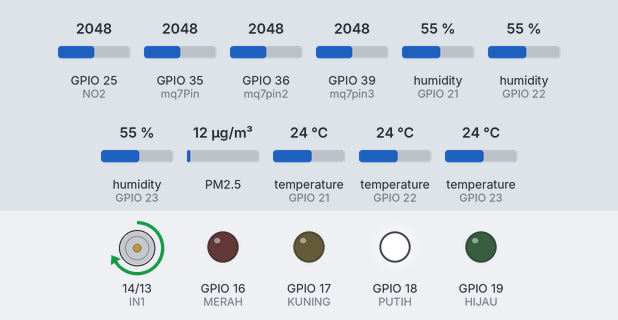
A sketch run on a simulated ESP32. On the bench: motor-driver pin pairs drawn as motors (green arrow = first pin HIGH = forward, orange = second pin HIGH = backward, longer = more drive, scaled by the enable pin), output pins drawn as LEDs (lit = HIGH). The inputs (shaded band) are chosen by the test bench; at power-on: PM2.5 12 µg/m³, GPIO 25 (NO2) = 2048, GPIO 35 (mq7Pin) = 2048, GPIO 36 (mq7pin2) = 2048, GPIO 39 (mq7pin3) = 2048, humidity (sensors on GPIO 21, GPIO 22, GPIO 23) 55 %, temperature (sensors on GPIO 21, GPIO 22, GPIO 23) 24 °C. WiFi joins after 1.5 s; servers stay silent unless stated; uploads are accepted with an empty reply; what the sketch prints to the serial monitor is not drawn.

Above: at 1.2 s.
1.3 s: PM2.5 set to 15 µg/m³
3.3 s: PM2.5 set to 20 µg/m³
At 5.2 s:
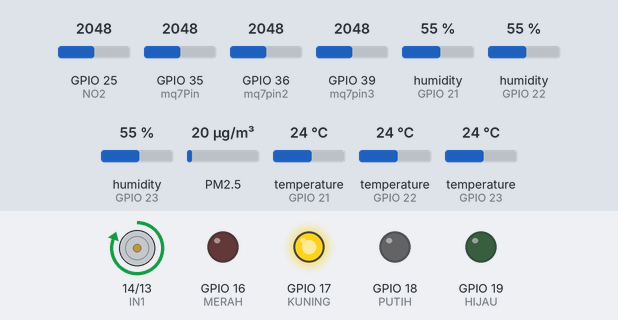
5.7 s: PM2.5 set to 6 µg/m³
At 6.8 s:
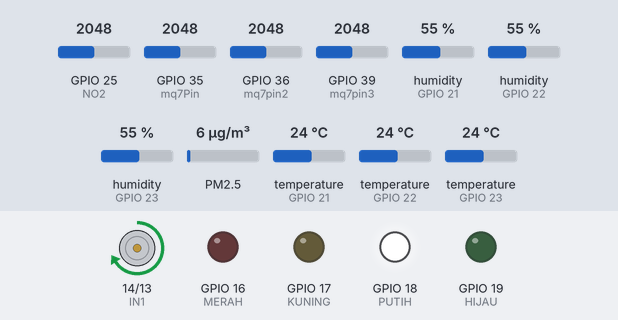
7.8 s: PM2.5 set to 75 µg/m³
At 9.6 s:
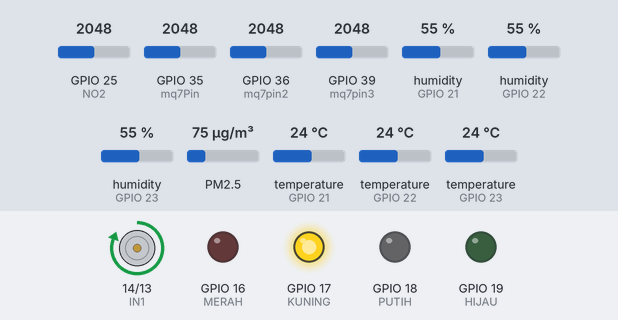
Timing chart, 0 to 10.9 s (numbered marks = the images above; inputs shaded):
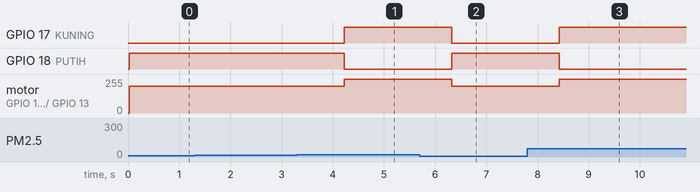

The sketch:

Pollution-Monitor.ino
```cpp
#include <Arduino.h>
#include <GP2YDustSensor.h>
#include <freertos/FreeRTOS.h>
#include <freertos/task.h>
#include <freertos/semphr.h>
#include <DHT.h>
#include <WiFi.h>
#include <HTTPClient.h>
#include <ArduinoJson.h>
#include "SVMClassifier.h"

#define NO2 25  // Pin analog input ESP32
#define DHTPIN 21
#define DHTTYPE DHT22
#define DHTPIN2 22
#define DHTPIN3 23
#define ENA 27
#define IN1 14
#define IN2 13
#define MERAH 16
#define KUNING 17
#define PUTIH 18
#define HIJAU 19

SemaphoreHandle_t xSemaphore;
DHT dht(DHTPIN, DHTTYPE);
DHT dht2(DHTPIN2, DHTTYPE);
DHT dht3(DHTPIN3, DHTTYPE);

const char *ssid = "OPPO A77s";
const char *password = "password";
const char *serverUrl = "http://52.200.111.58/api/sensor";

const uint8_t SHARP_LED_PIN = 5;  // Sharp Dust/particle sensor Led Pin
const uint8_t SHARP_VO_PIN = 34;  // Sharp Dust/particle analog out pin used for reading

Eloquent::ML::Port::SVM clf;
GP2YDustSensor dustSensor(GP2YDustSensorType::GP2Y1010AU0F, SHARP_LED_PIN, SHARP_VO_PIN);

void TaskSensor(void *pvParameters);
void TaskPredict(void *pvParameters);
void TaskSendData(void *pvParameters);
void TaskPrint(void *pvParameters);

float humidity = 0, temp = 0, pm25 = 0, co = 0, no2 = 0;
int currentTask = 0;

const int mq7Pin = 35;  // Gunakan pin ADC1 (GPIO 32-39) untuk pembacaan
const int mq7pin2 = 36;
const int mq7pin3 = 39;
const float RLmq = 10.0;  // Nilai resistor beban (load resistor) dalam kilo ohm
float Ro = 10.0;          // Ro harus dikalibrasi di udara bersih (estimasi awal)
int mqValue = 0;
float mqVoltage = 0, Rs = 0, ratio = 0, ppm_log = 0;
const float mq_b = 0.35, mq_m = -0.77;

const float VREF = 3.3;      // Tegangan referensi ESP32
const float RLno = 47000.0;  // Resistor beban 47kΩ

String kelas;
float noadc = 0;
float noVoltage = 0;
float running = 0;

//DC FAN
const int pwmFreq = 5000;
const int pwmResolution = 8;  // 8-bit (0 - 255)
void setup() {
  // put your setup code here, to run once:
  Serial.begin(115200);
  pinMode(IN1, OUTPUT);
  pinMode(IN2, OUTPUT);
  pinMode(MERAH, OUTPUT);
  pinMode(KUNING, OUTPUT);
  pinMode(PUTIH, OUTPUT);
  pinMode(HIJAU, OUTPUT);
  ledcAttach(ENA, pwmFreq, pwmResolution);

  dht.begin();
  dht2.begin();
  dht3.begin();
  dustSensor.begin();
  if (xSemaphore == NULL) {
    xSemaphore = xSemaphoreCreateMutex();
    if (xSemaphore != NULL) {
      if (xTaskCreate(TaskSensor, "Sensor", 16384, NULL, 4, NULL) != pdPASS)
        Serial.println("Failed to create Sensor task");
      if (xTaskCreate(TaskPredict, "Predict", 16384, NULL, 3, NULL) != pdPASS)
        Serial.println("Failed to create Predict task");
      if (xTaskCreatePinnedToCore(TaskSendData, "SendData", 16384, NULL, 2, NULL, 0) != pdPASS)
        Serial.println("Failed to create SendData task");
      if (xTaskCreate(TaskPrint, "Print", 4096, NULL, 1, NULL) != pdPASS)
        Serial.println("Failed to create Print task");
    } else {
      Serial.println("Failed to create semaphore.");
    }
  }
}

void loop() {}

float getMedian(float a, float b, float c) {
  float arr[3] = { a, b, c };
  // Bubble sort
  for (int i = 0; i < 2; i++) {
    for (int j = i + 1; j < 3; j++) {
      if (arr[i] > arr[j]) {
        float temp = arr[i];
        arr[i] = arr[j];
        arr[j] = temp;
      }
    }
  }
  return arr[1];
}

float calibrateCO(float x) {
  float ppm;
  mqVoltage = x * (3.3 / 4095.0);
  Rs = ((3.3 - mqVoltage) / mqVoltage) * RLmq;
  ratio = Rs / Ro;

  // Kurva dari datasheet MQ7 (CO): log(PPM) = (log(Rs/Ro) - b) / m
  ppm_log = (log10(ratio) - mq_b) / mq_m;
  ppm = pow(10, ppm_log);
  return ppm;
}

void TaskSensor(void *pvParameters) {
  for (;;) {
    float temp1 = 0;
    float temp2 = 0;
    float temp3 = 0;

    float hum1 = 0;
    float hum2 = 0;
    float hum3 = 0;

    float mq1 = 0;
    float mq2 = 0;
    float mq3 = 0;
    if (xSemaphoreTake(xSemaphore, portMAX_DELAY) == pdTRUE) {
      //INI DHT22
      temp1 = dht.readTemperature();
      temp2 = dht2.readTemperature();
      temp3 = dht3.readTemperature();

      hum1 = dht.readHumidity();
      hum2 = dht2.readHumidity();
      hum3 = dht3.readHumidity();

      temp = getMedian(temp1, temp2, temp3);
      humidity = getMedian(hum1, hum2, hum3);

      //INI MQ-7
      mq1 = calibrateCO(analogRead(mq7Pin));
      mq2 = calibrateCO(analogRead(mq7pin2));
      mq3 = calibrateCO(analogRead(mq7pin3));

      Serial.println(mq1);
      Serial.println(mq2);
      Serial.println(mq3);
      co = getMedian(mq1, mq2, mq3);

      //INI NO2
      noadc = analogRead(NO2);
      noVoltage = noadc * (3.3 / 4096);
      no2 = noVoltage * 2.0;
      Serial.print("ADC NO2: ");
      Serial.println(noadc);

      //INI PM2.5
      pm25 = dustSensor.getDustDensity();
      running = dustSensor.getRunningAverage();
      xSemaphoreGive(xSemaphore);
    }
    vTaskDelay(2000 / portTICK_PERIOD_MS);
  }
}

void TaskPredict(void *pvParameters) {
  for (;;) {
    if (xSemaphoreTake(xSemaphore, portMAX_DELAY) == pdTRUE) {
      int speed = 0;

      float input[5] = { temp, humidity, pm25, no2, co };

      int predictedClass = clf.predict(input);
      digitalWrite(MERAH, LOW);
      digitalWrite(KUNING, LOW);
      digitalWrite(PUTIH, LOW);
      digitalWrite(HIJAU, LOW);
      switch (predictedClass) {
        case 0:
          kelas = "Hazardous";
          speed = 255;
          digitalWrite(MERAH, HIGH);
          break;
        case 1:
          kelas = "Poor";
          speed = 255;
          digitalWrite(KUNING, HIGH);
          break;
        case 2:
          kelas = "Moderate";
          speed = 200;
          digitalWrite(PUTIH, HIGH);
          break;
        case 3:
          kelas = "Good";
          speed = 0;
          digitalWrite(HIJAU, HIGH);
          break;
        default:
          kelas = "Unknown";
          speed = 0;
          break;
      }
      digitalWrite(IN1, HIGH);
      digitalWrite(IN2, LOW);

      ledcWrite(ENA, speed);

      xSemaphoreGive(xSemaphore);
    }
    vTaskDelay(2100 / portTICK_PERIOD_MS);
  }
}

void TaskSendData(void *pvParameters) {
  WiFi.begin(ssid, password);
  Serial.print("Connecting to WiFi...");
  while (WiFi.status() != WL_CONNECTED) {
    delay(500);
    Serial.print(".");
  }
  Serial.println("\nWiFi connected!");
  for (;;) {
    if (xSemaphoreTake(xSemaphore, portMAX_DELAY) == pdTRUE) {

      StaticJsonDocument<256> doc;
      doc["pm25"] = pm25;
      doc["co"] = co;
      doc["no2"] = no2;
      doc["temp"] = temp;
      doc["humidity"] = humidity;
      doc["air_quality"] = kelas;

      String jsonStr;
      serializeJson(doc, jsonStr);

      if (WiFi.status() == WL_CONNECTED) {
        HTTPClient http;
        http.begin(serverUrl);
        http.addHeader("Content-Type", "application/json");
        int httpResponseCode = http.POST(jsonStr);
        http.end();

        if (httpResponseCode > 0) {
          Serial.println("Data sent to server.");
        } else {
          Serial.println("Send failed.");
        }
      } else {
        Serial.println("WiFi disconnected.");
      }
      xSemaphoreGive(xSemaphore);
    }
    vTaskDelay(10000 / portTICK_PERIOD_MS);  // setiap 10 detik
  }
}

void TaskPrint(void *pvParameters) {
  for (;;) {
    if (xSemaphoreTake(xSemaphore, portMAX_DELAY) == pdTRUE) {
      Serial.print("Suhu: ");
      Serial.println(temp);
      Serial.print("Kelembaban: ");
      Serial.println(humidity);
      Serial.print("CO: ");
      Serial.println(co);
      Serial.print("NO2: ");
      Serial.println(no2);
      Serial.print("PM2.5: ");
      Serial.print(pm25);
      Serial.println(" ug/m3");
      Serial.print("Predicted Class: ");
      Serial.println(kelas);
      xSemaphoreGive(xSemaphore);
    }
    vTaskDelay(2500 / portTICK_PERIOD_MS);
  }
}
```

Source omitted: SVMClassifier.h (148276 bytes)

Measured:
- the behaviour switches between 17 and 18 µg/m³ on PM2.5 (found by bisection; images 0 and 1)
- after the input at 3.3 s, GPIO 17 (KUNING): LOW → HIGH after 0.92 s; GPIO 18 (PUTIH): HIGH → LOW after 0.92 s; motor on GPIO 14 (IN1) / GPIO 13 (IN2): forward 199/255 → forward 255/255 after 0.92 s
- after the input at 5.7 s, GPIO 17 (KUNING): HIGH → LOW after 0.62 s; GPIO 18 (PUTIH): LOW → HIGH after 0.62 s; motor on GPIO 14 (IN1) / GPIO 13 (IN2): forward 255/255 → forward 199/255 after 0.62 s
- after the input at 7.8 s, GPIO 17 (KUNING): LOW → HIGH after 0.62 s; GPIO 18 (PUTIH): HIGH → LOW after 0.62 s; motor on GPIO 14 (IN1) / GPIO 13 (IN2): forward 199/255 → forward 255/255 after 0.62 s
